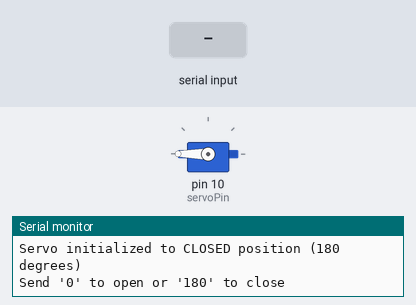
A sketch run on a simulated Arduino Uno, built with avr-gcc and run on an emulated ATmega328P. On the bench: servo, the last lines printed to the serial monitor. The test bench sets the inputs (shaded band).

Above: at 1.2 s.
1.3 s: "0\n" received over Serial
At 2.5 s:
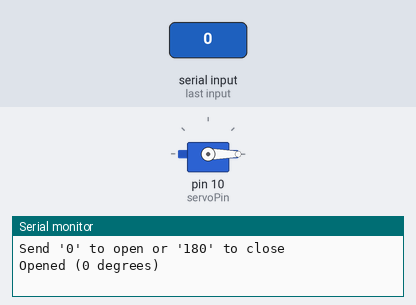
2.8 s: "180\n" received over Serial
At 3.8 s:
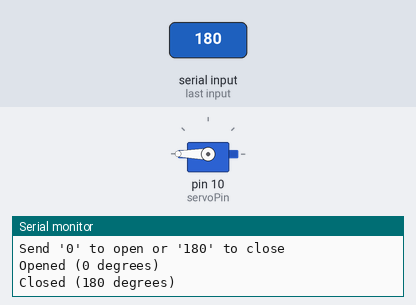
Timing chart, 0 to 5.8 s (numbered marks = the images above; inputs shaded):
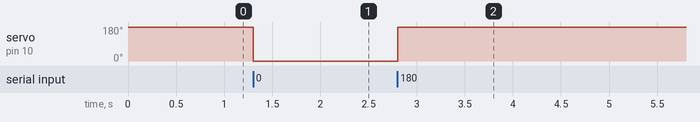

Measured:
- after the input at 1.3 s, servo on pin 10 (servoPin): 180° → 0° at once
- after the input at 2.8 s, servo on pin 10 (servoPin): 0° → 180° at once

The sketch:

voice.ino
```cpp
#include <Servo.h>

Servo myServo;          // Create servo object
const int servoPin = 10; // Servo signal pin

void setup() {
  // Initialize serial communication
  Serial.begin(9600);

  // Attach the servo to the pin
  myServo.attach(servoPin);

  // Move to initial position (closed)
  myServo.write(180);
  Serial.println("Servo initialized to CLOSED position (180 degrees)");
  Serial.println("Send '0' to open or '180' to close");
}

void loop() {
  if (Serial.available() > 0) {
    // Read the incoming command
    String input = Serial.readStringUntil('\n');
    input.trim();

    if (input == "0") {
      myServo.write(0);
      Serial.println("Opened (0 degrees)");
    }
    else if (input == "180") {
      myServo.write(180);
      Serial.println("Closed (180 degrees)");
    }
    else {
      Serial.println("Invalid command. Send '0' to open or '180' to close");
    }
  }
}
```
